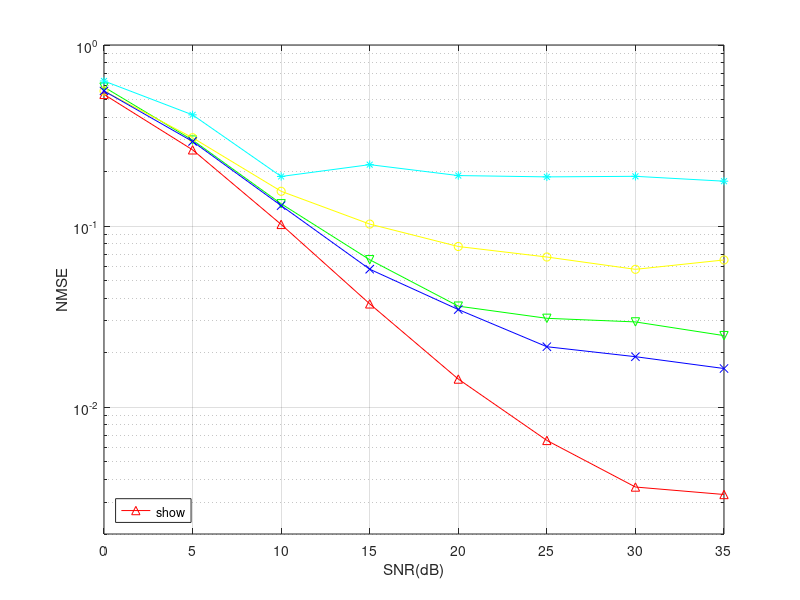

Recreate this plot in MATLAB.
gpt= [0.5338136, 0.2638754, 0.1022743, 0.0372618, 0.0143291, 0.0065691, 0.0036334, 0.0033042];
trans = [0.5861256, 0.2986582, 0.1329517, 0.065289, 0.036197, 0.0310127, 0.0296217, 0.0248906];
gru = [0.557471, 0.3077122, 0.1558207, 0.1027015, 0.0772435, 0.0675815, 0.057795, 0.0650952];
rnn = [0.5576773, 0.2935448, 0.1298874, 0.0578804, 0.0346641, 0.0216114, 0.0190415, 0.0163837];
lstm = [0.632943, 0.4115701, 0.1881105, 0.2185857, 0.1902801, 0.1871289, 0.1884665, 0.1771432];

snr = [0, 5, 10, 15, 20, 25, 30, 35];

% 绘制图形
figure;
semilogy(snr, gpt, '-^r', 'DisplayName', 'GPT');
hold on;
semilogy(snr, trans, '-vg', 'DisplayName', 'Transformer');
semilogy(snr, gru, '-oy', 'DisplayName', 'GRU');
semilogy(snr, rnn, '-xb', 'DisplayName', 'RNN');
semilogy(snr, lstm, '-*c', 'DisplayName', 'LSTM');

% 设置坐标轴
xlabel('SNR(dB)');
ylabel('NMSE');
legend('show', 'Location', 'southwest');
grid on;
ylim([2e-3, 1]);
hold off;